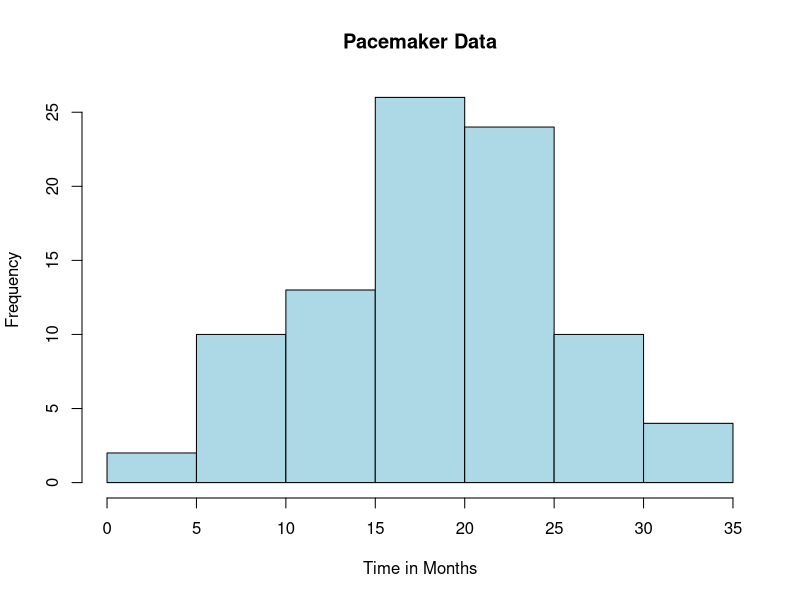
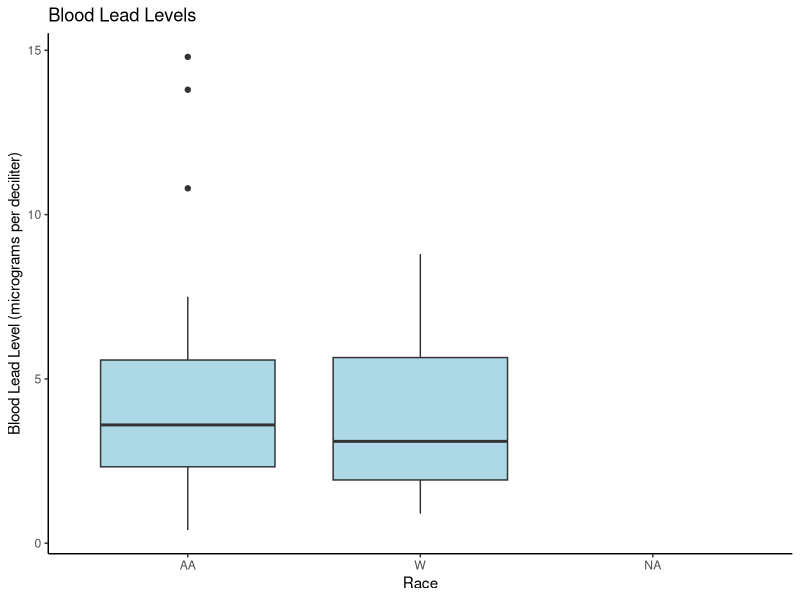

These figures' R source, in order:
## ---- chunk 1
library(tidyverse)
library(ggplot2)
## ---- chunk 2
problem1_df = 
  tibble(
    women_sample = c(1:11),
    fe_level = c(15.2, 9.3, 7.6, 11.9, 10.4, 9.7, 20.4, 9.4, 11.5, 9.4, 8.3)
    )
fivenum(c(15.2, 9.3, 7.6, 11.9, 10.4, 9.7, 20.4, 9.4, 11.5, 9.4, 8.3))
mean(c(15.2, 9.3, 7.6, 11.9, 10.4, 9.7, 20.4, 9.4, 11.5, 9.4, 8.3))
var(problem1_df$fe_level)
sd(problem1_df$fe_level)

## ---- chunk 3
problem3_df = read_table("./data/Pacemaker.txt")
## ---- chunk 4
hist(problem3_df$Time, col = "lightblue", main = "Pacemaker Data", xlab = "Time in Months")
## ---- chunk 5
mean(problem3_df$Time)
median(problem3_df$Time)
var(problem3_df$Time)
sd(problem3_df$Time)
## ---- chunk 6
range(problem3_df$Time)
## ---- chunk 7
problem4_df = read_table2("./data/BloodPressure.txt")

ggplot(problem4_df, aes(x= Race, y= BP, fill = Race)) + 
  geom_boxplot(fill="lightblue")+
  labs(title="Blood Lead Levels", x="Race", y = "Blood Lead Level (micrograms per deciliter)")+
  theme_classic()
## ---- chunk 8
set.seed(124)
problem5_df = 
  tibble(
    student = 1:20,
    testscore = rnorm(20, 250, 50)
  )
mean1 = mean(problem5_df$testscore)
mean1

var1 = var(problem5_df$testscore)
var1
## ---- chunk 9
problem5_df_2 = problem5_df$testscore*1.25
mean2 = mean(problem5_df_2)
mean2

var2 = var(problem5_df_2)
var2
## ---- chunk 10
change_in_mean = mean2 / mean1
change_in_mean

change_in_var = var2 / var1
change_in_var
